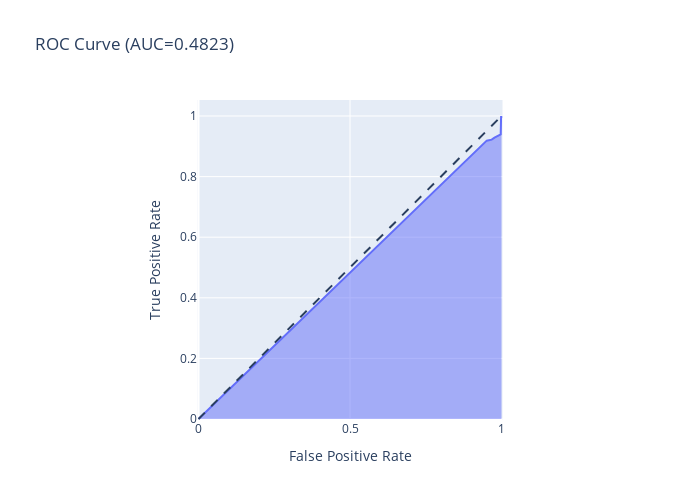

The code cell stored with this chart in its notebook:
### Code cell
Y_score = svc.decision_function(X_test) 
roc_curve(y_test, Y_score)

### Figure 1 — Plotly figure (JSON) as saved in the notebook; plotly's stock layout.template omitted (floating-point values rounded to 4 significant figures)
{"data": [{"fillpattern": {"shape": ""}, "hovertemplate": "False Positive Rate=%{x}<br>True Positive Rate=%{y}<extra></extra>", "legendgroup": "", "line": {"color": "#636efa"}, "marker": {"symbol": "circle"}, "mode": "lines", "name": "", "orientation": "v", "showlegend": false, "stackgroup": "1", "type": "scatter", "x": [0, 0.9514, 0.9676, 0.977, 0.9973, 0.9973, 0.9973, 0.9973, 0.9973, 0.9973, 0.9986, 0.9986, 1, 1], "xaxis": "x", "y": [0, 0.9186, 0.922, 0.9288, 0.939, 0.9492, 0.9729, 0.9763, 0.9831, 0.9932, 0.9932, 0.9966, 0.9966, 1], "yaxis": "y"}], "layout": {"height": 500, "legend": {"tracegroupgap": 0}, "shapes": [{"line": {"dash": "dash"}, "type": "line", "x0": 0, "x1": 1, "y0": 0, "y1": 1}], "title": {"text": "ROC Curve (AUC=0.4823)"}, "width": 700, "xaxis": {"anchor": "y", "autorange": true, "constrain": "domain", "domain": [0.2176, 0.7824], "range": [-0.0033, 1.003], "title": {"text": "False Positive Rate"}, "type": "linear"}, "yaxis": {"anchor": "x", "autorange": true, "domain": [0, 1], "range": [-0.0033, 1.053], "scaleanchor": "x", "scaleratio": 1, "title": {"text": "True Positive Rate"}, "type": "linear"}}}
